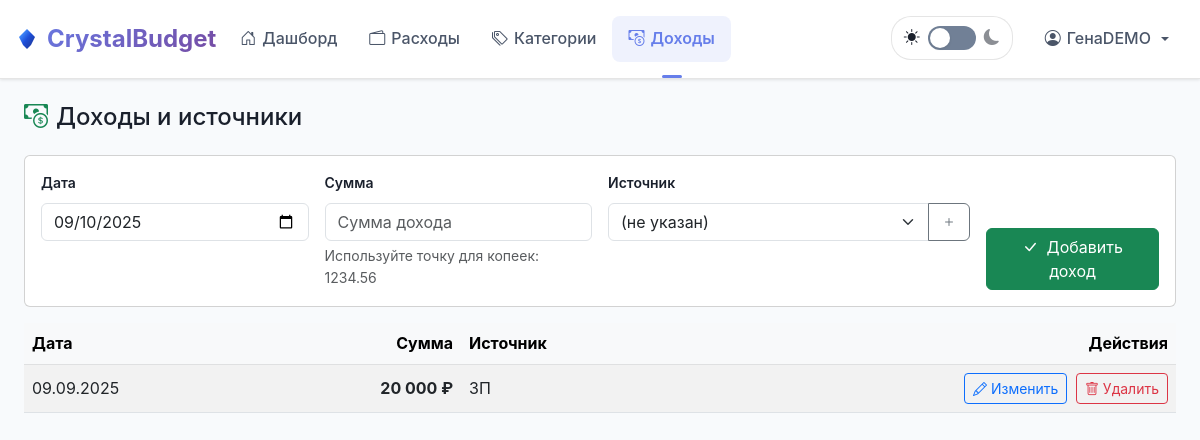
/income (signed in), run on the app's committed database.
### tables this page shows
CREATE TABLE income_daily (
            id INTEGER PRIMARY KEY AUTOINCREMENT,
            amount DECIMAL(10,2) NOT NULL,
            date DATE NOT NULL,
            source_id INTEGER,
            currency TEXT DEFAULT 'RUB',
            user_id INTEGER NOT NULL,
            created_at TIMESTAMP DEFAULT CURRENT_TIMESTAMP,
            FOREIGN KEY (source_id) REFERENCES income_sources (id) ON DELETE SET NULL,
            FOREIGN KEY (user_id) REFERENCES users (id) ON DELETE CASCADE
        );

CREATE TABLE income_sources (
            id INTEGER PRIMARY KEY AUTOINCREMENT,
            name TEXT NOT NULL,
            is_default BOOLEAN DEFAULT 0,
            user_id INTEGER NOT NULL,
            created_at TIMESTAMP DEFAULT CURRENT_TIMESTAMP,
            FOREIGN KEY (user_id) REFERENCES users (id) ON DELETE CASCADE
        );

### app.py (the view)
@app.route("/income")
@login_required
def income_page():
    uid = session["user_id"]
    conn = get_db()
    try:
        rows = conn.execute(
            """
            SELECT id, date, amount, source_id, currency
            FROM income_daily
            WHERE user_id = ?
            ORDER BY date DESC, id DESC
            """,
            (uid,),
        ).fetchall()
    except sqlite3.OperationalError as e:
        if "no such column: currency" in str(e):
            rows = conn.execute(
                """
                SELECT id, date, amount, source_id, NULL AS currency
                FROM income_daily
                WHERE user_id = ?
                ORDER BY date DESC, id DESC
                """,
                (uid,),
            ).fetchall()
        else:
            raise
    income_sources = conn.execute(
        "SELECT id, name, is_default FROM income_sources WHERE user_id=? ORDER BY is_default DESC, name",
        (uid,)
    ).fetchall()
    conn.close()
    today = datetime.now().strftime("%Y-%m-%d")
    return render_template("income.html", incomes=rows, income_sources=income_sources, today=today)

### app.py (called while the page is built)
@app.context_processor
def inject_currency():
    code = session.get("currency", DEFAULT_CURRENCY)
    info = CURRENCIES.get(code, CURRENCIES[DEFAULT_CURRENCY])
    return dict(currency_code=code, currency_symbol=info["symbol"], currencies=CURRENCIES)

@app.template_filter("format_amount")
def format_amount(value, from_currency=None):
    try:
        if from_currency and 'currency' in session:
            target_currency = session['currency']
            if from_currency != target_currency:
                value = convert_currency(value, from_currency, target_currency)
        d = Decimal(str(value))
    except Exception:
        return str(value)
    q = d.quantize(Decimal("0.01"), rounding=ROUND_HALF_UP)
    s = f"{q:,.2f}".replace(",", " ")
    return s[:-3] if s.endswith("00") else s

@app.template_filter("format_date_with_day")
def format_date_with_day(value):
    try:
        dt = datetime.strptime(value, "%Y-%m-%d")
        return dt.strftime("%d.%m.%Y")
    except Exception:
        return value

def get_db():
    conn = sqlite3.connect(DB_PATH)
    conn.row_factory = sqlite3.Row
    conn.execute("PRAGMA foreign_keys = ON")
    return conn

def login_required(f):
    @wraps(f)
    def _wrap(*args, **kwargs):
        if "user_id" not in session:
            flash("Войдите, чтобы продолжить", "error")
            return redirect(url_for("login"))
        return f(*args, **kwargs)
    return _wrap

@app.before_request
def make_session_permanent():
    session.permanent = True

@app.before_request
def validate_request():
    if request.method == 'POST':
        app.logger.info(f'POST request to {request.endpoint} from {request.remote_addr}')
        app.logger.debug(f'Content-Type: {request.content_type}')
        app.logger.debug(f'Form keys: {list(request.form.keys())}')
    if request.method == 'POST' and request.endpoint in ['register', 'login']:
        content_type = request.content_type or ''
        if not content_type.startswith('application/x-www-form-urlencoded') and \
           not content_type.startswith('multipart/form-data'):
            app.logger.warning(f'Invalid Content-Type for form: {content_type} from {request.remote_addr}')

### templates/income.html (shortened to what this page needs)
{% extends "base.html" %}
{% block content %}
<div class="d-flex justify-content-between align-items-center mb-4">
  <h2 class="h4 m-0"><i class="bi bi-cash-coin text-success me-2"></i>Доходы и источники</h2>
</div>
<form method="POST" action="{{ url_for('income_add') }}" class="mb-3" novalidate>
  <div class="card card-body">
    <div class="row g-3">
      <div class="col-6 col-md-3">
        <label for="date" class="form-label">Дата</label>
        <input type="date" id="date" name="date"
               value="{{ today }}" class="form-control" required>
      </div>
      <div class="col-6 col-md-3">
        <label for="amount" class="form-label">Сумма</label>
        <input type="number" id="amount" name="amount"
               inputmode="decimal" step="0.01" min="0.01"
               class="form-control" placeholder="Сумма дохода" required>
        <div class="form-text d-none d-md-block">Используйте точку для копеек: 1234.56</div>
      </div>
      <div class="col-12 col-md-4">
        <label for="source_id" class="form-label">Источник</label>
        <div class="input-group">
          <select id="source_id" name="source_id" class="form-select">
            <option value="">(не указан)</option>
          </select>
          <button type="button" class="btn btn-outline-secondary" data-bs-toggle="modal" data-bs-target="#newSourceModal">
            <i class="bi bi-plus"></i>
          </button>
        </div>
      </div>
      <div class="col-12 col-md-2 d-flex align-items-end">
        <button type="submit" class="btn btn-success w-100">
          <i class="bi bi-check-lg me-1"></i> Добавить доход
        </button>
      </div>
    </div>
  </div>
</form>
<div class="table-responsive d-none d-md-block">
  <table class="table table-striped align-middle">
    <thead class="table-light">
      <tr>
        <th>Дата</th>
        <th class="text-end">Сумма</th>
        <th>Источник</th>
        <th class="text-end">Действия</th>
      </tr>
    </thead>
    <tbody>
      {% for income in incomes %}
      <tr>
        <td>{{ income.date|format_date_with_day }}</td>
        <td class="text-end fw-bold">{{ income.amount|format_amount }} <span class="currency-display">{{ currency_symbol|default('₽') }}</span></td>
        <td>
          {% if income.source_id %}
            {% set src = (income_sources | selectattr('id','equalto', income.source_id) | list) %}
            {{ src[0].name if src and src[0] else '—' }}
          {% else %}—{% endif %}
        </td>
        <td class="text-end">
          <a href="{{ url_for('edit_income', income_id=income.id) }}"
             class="btn btn-sm btn-outline-primary me-1">
            <i class="bi bi-pencil"></i> Изменить
          </a>
          <form method="POST" action="{{ url_for('delete_income', income_id=income.id) }}" class="d-inline">
            <button type="submit" class="btn btn-sm btn-outline-danger"
                    onclick="return confirm('Удалить доход?\\nДата: {{ income.date|format_date_with_day }}\\nСумма: {{ income.amount|format_amount }}')">
              <i class="bi bi-trash"></i> Удалить
            </button>
          </form>
        </td>
      </tr>
      {% endfor %}
    </tbody>
  </table>
</div>
{% endblock %}

### static/css/clean-theme.css (style rules this page uses)
:root { --bg-primary: #f8fafc; --bg-secondary: #ffffff; --bg-card: rgba(255, 255, 255, 0.95); --bg-nav: rgba(255, 255, 255, 0.95); --text-primary: #1a202c; --text-secondary: #4a5568; --text-muted: #718096; --text-on-dark: #ffffff; --primary-color: #667eea; --primary-dark: #5a67d8; --success-color: #48bb78; --warning-color: #ed8936; --danger-color: #f56565; --info-color: #4299e1; --rub-color: #48bb78; --usd-color: #4299e1; --eur-color: #ed8936; --primary-gradient: linear-gradient(135deg, #667eea 0%, #764ba2 100%); --success-gradient: linear-gradient(135deg, #48bb78 0%, #38a169 100%); --warning-gradient: linear-gradient(135deg, #ed8936 0%, #dd6b20 100%); --danger-gradient: linear-gradient(135deg, #f56565 0%, #e53e3e 100%); --border-color: rgba(0, 0, 0, 0.1); --border-radius: 8px; --border-radius-lg: 12px; --shadow-sm: 0 1px 3px rgba(0, 0, 0, 0.1); --shadow-md: 0 4px 6px rgba(0, 0, 0, 0.1); --shadow-lg: 0 10px 15px rgba(0, 0, 0, 0.1); --transition: all 0.2s ease-in-out; --transition-fast: all 0.15s ease-in-out; --focus-ring: 0 0 0 3px rgba(13, 110, 253, 0.25); }
* { box-sizing: border-box; }
html { color-scheme: light dark; }
body { font-family: 'Inter', -apple-system, BlinkMacSystemFont, 'Segoe UI', sans-serif; background: var(--bg-primary); color: var(--text-primary); line-height: 1.6; margin: 0; padding: 0; transition: background-color 0.2s ease, color 0.2s ease; }
.form-label { font-weight: 600; color: var(--text-primary); margin-bottom: 0.5rem; display: flex; align-items: center; gap: 6px; font-size: 0.875rem; }
.card { transition: transform 0.2s ease, box-shadow 0.2s ease; }
.btn { transition: all 0.2s ease; }

### templates/base.html (style rules this page uses)
:root { --safe-area-inset-top: env(safe-area-inset-top, 0px); --safe-area-inset-right: env(safe-area-inset-right, 0px); --safe-area-inset-bottom: env(safe-area-inset-bottom, 0px); --safe-area-inset-left: env(safe-area-inset-left, 0px); }
body { padding:var(--safe-area-inset-top) var(--safe-area-inset-right) var(--safe-area-inset-bottom) var(--safe-area-inset-left) }

### data on the page
income_daily: date "09.09.2025", amount "20 000", currency_symbol "₽"
income_sources: name "ЗП"

### other printed values
{{ session.name or session.email }} "ГенаDEMO"
